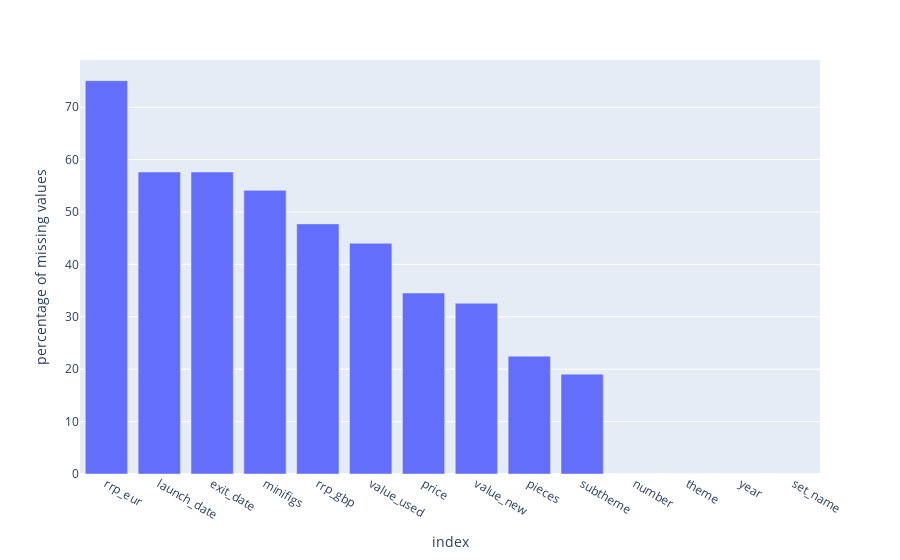

This figure's notebook cell:
### Code cell
px.bar(df_missing_val_per_sorted, 
       x = df_missing_val_per_sorted.index, 
       y = "value", 
       labels = {"value":"percentage of missing values"})

### Figure 1 — Plotly figure (JSON) as saved in the notebook; plotly's stock layout.template omitted (floating-point values rounded to 4 significant figures)
{"data": [{"alignmentgroup": "True", "hovertemplate": "index=%{x}<br>percentage of missing values=%{y}<extra></extra>", "legendgroup": "", "marker": {"color": "#636efa", "pattern": {"shape": ""}}, "name": "", "offsetgroup": "", "orientation": "v", "showlegend": false, "textposition": "auto", "type": "bar", "x": ["rrp_eur", "launch_date", "exit_date", "minifigs", "rrp_gbp", "value_used", "price", "value_new", "pieces", "subtheme", "number", "theme", "year", "set_name"], "xaxis": "x", "y": [75.05, 57.63, 57.63, 54.13, 47.73, 44.03, 34.54, 32.58, 22.49, 19.05, 0, 0, 0, 0], "yaxis": "y"}], "layout": {"barmode": "relative", "legend": {"tracegroupgap": 0}, "margin": {"t": 60}, "xaxis": {"anchor": "y", "domain": [0, 1], "title": {"text": "index"}}, "yaxis": {"anchor": "x", "domain": [0, 1], "title": {"text": "percentage of missing values"}}}}
